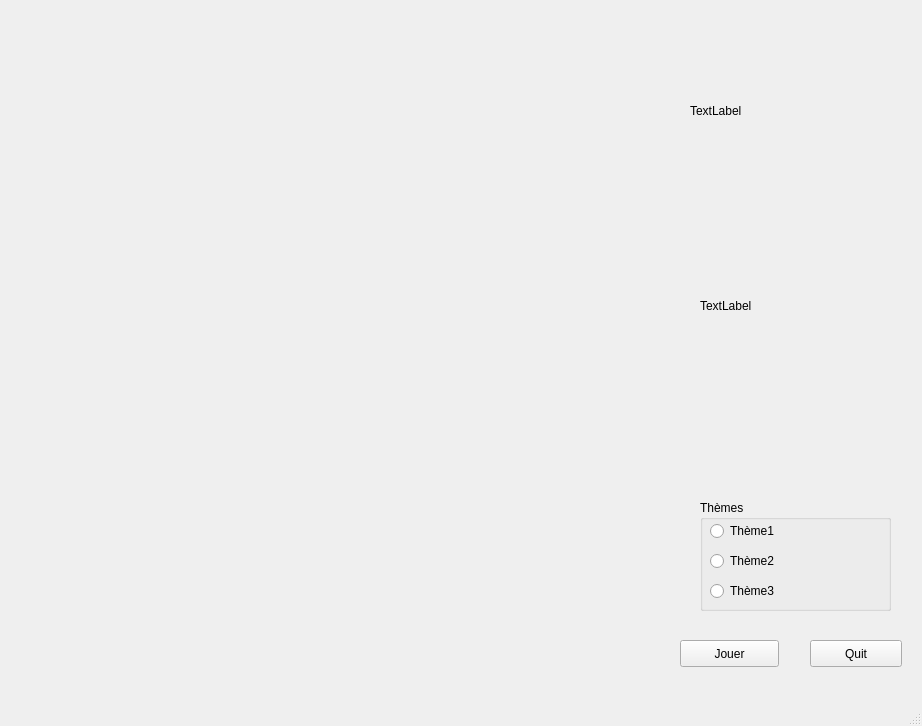
<?xml version="1.0" encoding="UTF-8"?>
<ui version="4.0">
 <class>MainWindow</class>
 <widget class="QMainWindow" name="MainWindow">
  <property name="geometry">
   <rect>
    <x>0</x>
    <y>0</y>
    <width>922</width>
    <height>726</height>
   </rect>
  </property>
  <property name="windowTitle">
   <string>MainWindow</string>
  </property>
  <widget class="QWidget" name="centralwidget">
   <widget class="QPushButton" name="quit">
    <property name="geometry">
     <rect>
      <x>810</x>
      <y>640</y>
      <width>92</width>
      <height>27</height>
     </rect>
    </property>
    <property name="text">
     <string>Quit</string>
    </property>
   </widget>
   <widget class="QWidget" name="verticalLayoutWidget">
    <property name="geometry">
     <rect>
      <x>10</x>
      <y>10</y>
      <width>651</width>
      <height>661</height>
     </rect>
    </property>
    <layout class="QVBoxLayout" name="layout_scene"/>
   </widget>
   <widget class="QLabel" name="scorelabel">
    <property name="geometry">
     <rect>
      <x>690</x>
      <y>50</y>
      <width>221</width>
      <height>121</height>
     </rect>
    </property>
    <property name="text">
     <string>TextLabel</string>
    </property>
   </widget>
   <widget class="QPushButton" name="playButton">
    <property name="geometry">
     <rect>
      <x>680</x>
      <y>640</y>
      <width>99</width>
      <height>27</height>
     </rect>
    </property>
    <property name="text">
     <string>Jouer</string>
    </property>
   </widget>
   <widget class="QGroupBox" name="groupBox">
    <property name="geometry">
     <rect>
      <x>700</x>
      <y>500</y>
      <width>191</width>
      <height>111</height>
     </rect>
    </property>
    <property name="title">
     <string>Thèmes</string>
    </property>
    <widget class="QRadioButton" name="radioButton">
     <property name="geometry">
      <rect>
       <x>10</x>
       <y>20</y>
       <width>117</width>
       <height>22</height>
      </rect>
     </property>
     <property name="text">
      <string>Thème1</string>
     </property>
    </widget>
    <widget class="QRadioButton" name="radioButton_2">
     <property name="geometry">
      <rect>
       <x>10</x>
       <y>50</y>
       <width>117</width>
       <height>22</height>
      </rect>
     </property>
     <property name="text">
      <string>Thème2</string>
     </property>
    </widget>
    <widget class="QRadioButton" name="radioButton_3">
     <property name="geometry">
      <rect>
       <x>10</x>
       <y>80</y>
       <width>117</width>
       <height>22</height>
      </rect>
     </property>
     <property name="text">
      <string>Thème3</string>
     </property>
    </widget>
   </widget>
   <widget class="QLabel" name="vielabel">
    <property name="geometry">
     <rect>
      <x>700</x>
      <y>260</y>
      <width>191</width>
      <height>91</height>
     </rect>
    </property>
    <property name="text">
     <string>TextLabel</string>
    </property>
   </widget>
  </widget>
  <widget class="QMenuBar" name="menubar">
   <property name="geometry">
    <rect>
     <x>0</x>
     <y>0</y>
     <width>922</width>
     <height>25</height>
    </rect>
   </property>
  </widget>
  <widget class="QStatusBar" name="statusbar"/>
 </widget>
 <resources/>
 <connections/>
</ui>
